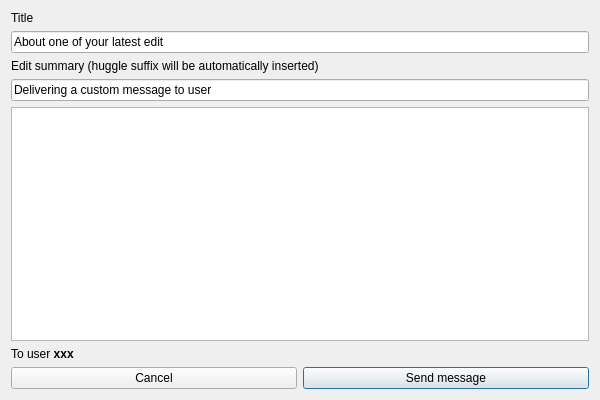
<?xml version="1.0" encoding="UTF-8"?>
<ui version="4.0">
 <class>CustomMessage</class>
 <widget class="QDialog" name="CustomMessage">
  <property name="geometry">
   <rect>
    <x>0</x>
    <y>0</y>
    <width>600</width>
    <height>400</height>
   </rect>
  </property>
  <property name="windowTitle">
   <string>Send a custom message</string>
  </property>
  <property name="windowIcon">
   <iconset resource="pictures.qrc">
    <normaloff>:/huggle/pictures/Resources/huggle3_small.ico</normaloff>:/huggle/pictures/Resources/huggle3_small.ico</iconset>
  </property>
  <layout class="QVBoxLayout" name="verticalLayout">
   <item>
    <widget class="QLabel" name="lSubject">
     <property name="text">
      <string>Title</string>
     </property>
    </widget>
   </item>
   <item>
    <widget class="QLineEdit" name="lineEdit">
     <property name="enabled">
      <bool>true</bool>
     </property>
     <property name="text">
      <string>About one of your latest edit</string>
     </property>
    </widget>
   </item>
   <item>
    <widget class="QLabel" name="lSummary">
     <property name="text">
      <string>Edit summary (huggle suffix will be automatically inserted)</string>
     </property>
    </widget>
   </item>
   <item>
    <widget class="QLineEdit" name="leSummary">
     <property name="text">
      <string>Delivering a custom message to user</string>
     </property>
    </widget>
   </item>
   <item>
    <widget class="QPlainTextEdit" name="plainTextEdit">
     <property name="plainText">
      <string/>
     </property>
    </widget>
   </item>
   <item>
    <widget class="QLabel" name="label">
     <property name="text">
      <string>To user &lt;b&gt;xxx&lt;/b&gt;</string>
     </property>
     <property name="scaledContents">
      <bool>false</bool>
     </property>
     <property name="wordWrap">
      <bool>false</bool>
     </property>
    </widget>
   </item>
   <item>
    <layout class="QHBoxLayout" name="horizontalLayout">
     <item>
      <widget class="QPushButton" name="pushButton_2">
       <property name="text">
        <string>Cancel</string>
       </property>
      </widget>
     </item>
     <item>
      <widget class="QPushButton" name="pushButton">
       <property name="text">
        <string>Send message</string>
       </property>
       <property name="autoDefault">
        <bool>true</bool>
       </property>
       <property name="default">
        <bool>true</bool>
       </property>
      </widget>
     </item>
    </layout>
   </item>
  </layout>
 </widget>
 <resources>
  <include location="pictures.qrc"/>
 </resources>
 <connections/>
</ui>
